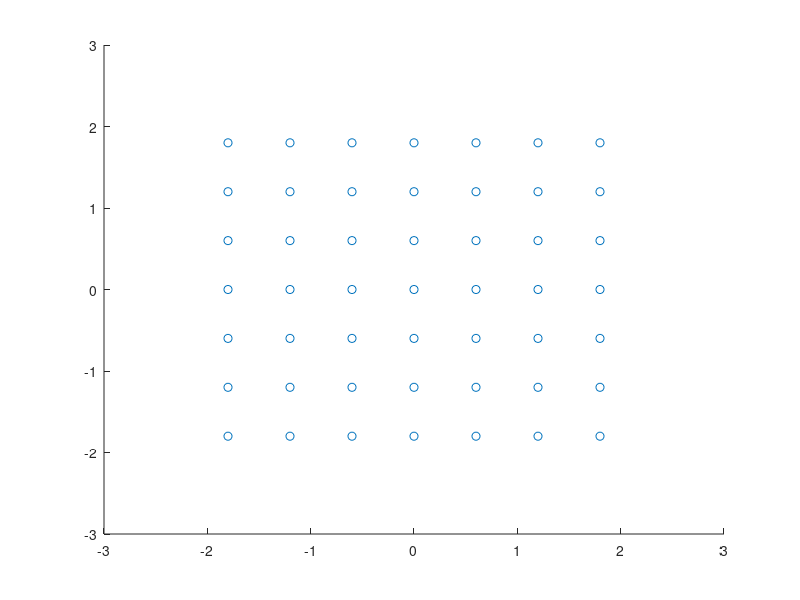

This figure's MATLAB source: (Note: this script raises an error after producing the figure.)
function main()
	HZ = 30;
	FRAMETIME = 1/HZ;
	STEP = 0.6;
	N = 7
	MAXSPEED = 3.0; % m/s
	MAXDISPLACE = 1.2 * STEP;
	steps = STEP * ((1:N) - mean(1:N));
	% "home" positions
	[hx, hy] = meshgrid(steps);
	hx = hx(:);
	hy = hy(:);
	% current positions
	x = hx;
	y = hy;
	% velocity
	vx = 0 * x;
	vy = 0 * y;

	clf;
	h = scatter(x, y);
	xlim([x(1) - 2*STEP, x(end) + 2*STEP])
	ylim([y(1) - 2*STEP, y(end) + 2*STEP])
	h.XDataSource = 'x';
	h.YDataSource = 'y';

	mouse = get(gca, 'CurrentPoint');

	function [gx, gy] = goal()
		dx = x - mouse(1);
		dy = y - mouse(3);
		r = sqrt(dx.^2 + dy.^2);
		dxunit = dx ./ r;
		dyunit = dy ./ r;

		force = 1.5 ./ (r + r.^2);
		displacement = min(force, MAXDISPLACE);
		gx = hx + displacement .* dxunit;
		gy = hy + displacement .* dyunit;
	end

	function tick(t, eventdata)
		tic;
		if ~ishandle(h)
			stop(t);
            delete(t);
            return;
		end

		[gx, gy] = goal();
		dx = gx - x;
		dy = gy - y;
		r = sqrt(dx.^2 + dy.^2);
		dxunit = dx ./ r;
		dyunit = dy ./ r;
		speed = min(4*r, MAXSPEED);
		%vx = 0.5*vx + speed .* dxunit;
		%vy = 0.5*vy + speed .* dyunit;
		x = x + FRAMETIME * speed .* dxunit;
		y = y + FRAMETIME * speed .* dyunit;

		refreshdata(h, 'caller');
	end


	function mousemove(object, eventdata)
		mouse = get(gca, 'CurrentPoint');
	end

	t = timer('Period', 1/30,... %period
		'ExecutionMode', 'fixedRate',... %{singleShot,fixedRate,fixedSpacing,fixedDelay}
		'BusyMode','drop',... %{drop, error, queue}
		'TasksToExecute',inf,...          
		'StartDelay',0,...
		'TimerFcn', @tick,...
		'StartFcn',[],...
		'StopFcn',[],...
		'ErrorFcn',[]);
	start(t);

	set(gcf, 'WindowButtonMotionFcn', @mousemove);
end
